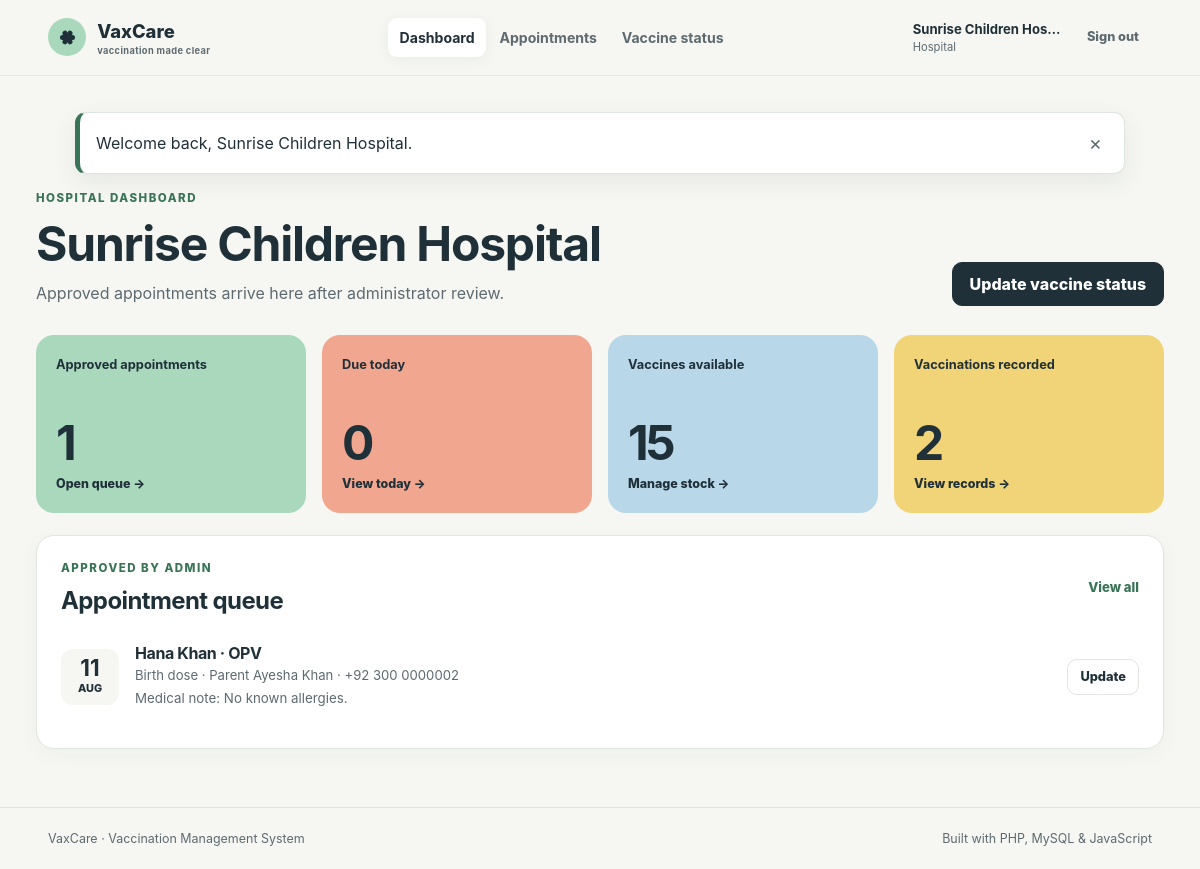
/index.php?route=hospital.dashboard (signed in), run on the app's committed database.
### tables this page shows
CREATE TABLE `hospitals` (
  `id` bigint(20) unsigned NOT NULL AUTO_INCREMENT,
  `user_id` bigint(20) unsigned NOT NULL,
  `address` varchar(255) NOT NULL,
  `city` varchar(100) NOT NULL,
  `location_details` varchar(255) DEFAULT NULL,
  `created_at` timestamp NOT NULL DEFAULT current_timestamp(),
  `updated_at` timestamp NOT NULL DEFAULT current_timestamp() ON UPDATE current_timestamp(),
  PRIMARY KEY (`id`),
  UNIQUE KEY `user_id` (`user_id`),
  KEY `idx_hospitals_city` (`city`),
  CONSTRAINT `fk_hospital_user` FOREIGN KEY (`user_id`) REFERENCES `users` (`id`) ON DELETE CASCADE
);

CREATE TABLE `users` (
  `id` bigint(20) unsigned NOT NULL AUTO_INCREMENT,
  `role` enum('admin','parent','hospital') NOT NULL,
  `name` varchar(100) NOT NULL,
  `email` varchar(190) NOT NULL,
  `password_hash` varchar(255) NOT NULL,
  `phone` varchar(30) DEFAULT NULL,
  `status` enum('active','inactive') NOT NULL DEFAULT 'active',
  `created_at` timestamp NOT NULL DEFAULT current_timestamp(),
  `updated_at` timestamp NOT NULL DEFAULT current_timestamp() ON UPDATE current_timestamp(),
  PRIMARY KEY (`id`),
  UNIQUE KEY `email` (`email`),
  KEY `idx_users_role_status` (`role`,`status`)
);

CREATE TABLE `appointments` (
  `id` bigint(20) unsigned NOT NULL AUTO_INCREMENT,
  `parent_id` bigint(20) unsigned NOT NULL,
  `child_id` bigint(20) unsigned NOT NULL,
  `hospital_id` bigint(20) unsigned NOT NULL,
  `vaccine_id` bigint(20) unsigned NOT NULL,
  `appointment_date` date NOT NULL,
  `appointment_time` time NOT NULL,
  `reason` varchar(300) DEFAULT NULL,
  `status` enum('pending','approved','rejected','completed','not_vaccinated') NOT NULL DEFAULT 'pending',
  `admin_notes` varchar(500) DEFAULT NULL,
  `hospital_notes` varchar(500) DEFAULT NULL,
  `approved_by` bigint(20) unsigned DEFAULT NULL,
  `approved_at` datetime DEFAULT NULL,
  `completed_at` datetime DEFAULT NULL,
  `created_at` timestamp NOT NULL DEFAULT current_timestamp(),
  `updated_at` timestamp NOT NULL DEFAULT current_timestamp() ON UPDATE current_timestamp(),
  PRIMARY KEY (`id`),
  KEY `fk_appointment_child` (`child_id`),
  KEY `fk_appointment_vaccine` (`vaccine_id`),
  KEY `fk_appointment_admin` (`approved_by`),
  KEY `idx_appointments_parent` (`parent_id`,`appointment_date`),
  KEY `idx_appointments_hospital` (`hospital_id`,`status`,`appointment_date`),
  KEY `idx_appointments_status_date` (`status`,`appointment_date`),
  CONSTRAINT `fk_appointment_admin` FOREIGN KEY (`approved_by`) REFERENCES `users` (`id`) ON DELETE SET NULL,
  CONSTRAINT `fk_appointment_child` FOREIGN KEY (`child_id`) REFERENCES `children` (`id`) ON DELETE CASCADE,
  CONSTRAINT `fk_appointment_hospital` FOREIGN KEY (`hospital_id`) REFERENCES `hospitals` (`id`),
  CONSTRAINT `fk_appointment_parent` FOREIGN KEY (`parent_id`) REFERENCES `users` (`id`) ON DELETE CASCADE,
  CONSTRAINT `fk_appointment_vaccine` FOREIGN KEY (`vaccine_id`) REFERENCES `vaccines` (`id`)
);

CREATE TABLE `children` (
  `id` bigint(20) unsigned NOT NULL AUTO_INCREMENT,
  `parent_id` bigint(20) unsigned NOT NULL,
  `name` varchar(100) NOT NULL,
  `date_of_birth` date NOT NULL,
  `gender` enum('female','male','other') NOT NULL,
  `blood_group` varchar(5) DEFAULT NULL,
  `medical_notes` varchar(500) DEFAULT NULL,
  `created_at` timestamp NOT NULL DEFAULT current_timestamp(),
  `updated_at` timestamp NOT NULL DEFAULT current_timestamp() ON UPDATE current_timestamp(),
  PRIMARY KEY (`id`),
  KEY `idx_children_parent` (`parent_id`),
  KEY `idx_children_birth` (`date_of_birth`),
  CONSTRAINT `fk_child_parent` FOREIGN KEY (`parent_id`) REFERENCES `users` (`id`) ON DELETE CASCADE
);

CREATE TABLE `vaccines` (
  `id` bigint(20) unsigned NOT NULL AUTO_INCREMENT,
  `name` varchar(100) NOT NULL,
  `disease` varchar(140) NOT NULL,
  `dose_label` varchar(60) NOT NULL,
  `recommended_age_months` smallint(5) unsigned NOT NULL,
  `description` varchar(500) DEFAULT NULL,
  `is_active` tinyint(1) NOT NULL DEFAULT 1,
  `created_at` timestamp NOT NULL DEFAULT current_timestamp(),
  PRIMARY KEY (`id`),
  UNIQUE KEY `uq_vaccine_schedule` (`name`,`dose_label`,`recommended_age_months`),
  KEY `idx_vaccine_age_active` (`recommended_age_months`,`is_active`)
);

### app/helpers.php (called while the page is built, shortened)
<?php
function e(mixed $value): string
{
    return htmlspecialchars((string) $value, ENT_QUOTES | ENT_SUBSTITUTE, 'UTF-8');
}
function url(string $route = 'home', array $query = []): string
{
    global $config;
    $query = array_merge(['route' => $route], $query);
    return ($config['base_url'] ?: 'index.php') . '?' . http_build_query($query);
}
function pull_flashes(): array
{
    $messages = $_SESSION['flash'] ?? [];
    return $messages;
}
function display_date(?string $date, string $format = 'd M Y'): string
{
    return (new DateTimeImmutable($date))->format($format);
}
function status_label(string $status): string
{
    return ucwords(str_replace('_', ' ', $status));
}
function render(string $view, array $data = []): never
{
    $viewFile = __DIR__ . '/views/' . $view . '.php';
    extract($data, EXTR_SKIP);
    $flashes = pull_flashes();
    require __DIR__ . '/views/layout/header.php';
    require $viewFile;
    require __DIR__ . '/views/layout/footer.php';
    exit;
}

### app/controllers/HospitalController.php (called while the page is built, shortened)
<?php
function hospital_profile(PDO $pdo, int $userId): array
{
    $statement = $pdo->prepare('SELECT h.*, u.name, u.email, u.phone FROM hospitals h JOIN users u ON u.id = h.user_id WHERE h.user_id = ?');
    $statement->execute([$userId]);
    $hospital = $statement->fetch();
    return $hospital;
}
function hospital_dashboard(PDO $pdo): never
{
    $user = require_role('hospital');
    $hospital = hospital_profile($pdo, (int) $user['id']);
    $statsStatement = $pdo->prepare(
        'SELECT
            (SELECT COUNT(*) FROM appointments WHERE hospital_id = ? AND status = "approved") approved_count,
            (SELECT COUNT(*) FROM appointments WHERE hospital_id = ? AND status = "approved" AND appointment_date = CURDATE()) today_count,
            (SELECT COUNT(*) FROM hospital_vaccines WHERE hospital_id = ? AND is_available = 1 AND stock_quantity > 0) available_count,
            (SELECT COUNT(*) FROM vaccination_records WHERE hospital_id = ?) completed_count'
    );
    $statsStatement->execute(array_fill(0, 4, $hospital['id']));
    $appointmentsStatement = $pdo->prepare(
        'SELECT a.*, c.name child_name, c.date_of_birth, c.medical_notes, p.name parent_name, p.phone parent_phone,
                v.name vaccine_name, v.dose_label
         FROM appointments a JOIN children c ON c.id = a.child_id JOIN users p ON p.id = a.parent_id
         JOIN vaccines v ON v.id = a.vaccine_id
         WHERE a.hospital_id = ? AND a.status = "approved"
         ORDER BY a.appointment_date, a.appointment_time LIMIT 8'
    );
    $appointmentsStatement->execute([$hospital['id']]);
    render('hospital/dashboard', [
        'title' => 'Hospital dashboard', 'hospital' => $hospital,
        'stats' => $statsStatement->fetch(), 'appointments' => $appointmentsStatement->fetchAll(),
    ]);
}

### public/index.php (called while the page is built, shortened)
<?php
require_once dirname(__DIR__) . '/app/bootstrap.php';
require_once dirname(__DIR__) . '/app/controllers/AdminController.php';
require_once dirname(__DIR__) . '/app/controllers/HospitalController.php';
$route = (string) ($_GET['route'] ?? 'home');
$routes = [
    'home' => 'auth_home',
    'login' => 'auth_login',
    'register.parent' => 'auth_register_parent',
    'register.hospital' => 'auth_register_hospital',
    'logout' => 'auth_logout',
    'admin.dashboard' => 'admin_dashboard',
    'admin.children' => 'admin_children',
    'admin.requests' => 'admin_requests',
    'admin.request.update' => 'admin_request_update',
    'admin.hospitals' => 'admin_hospitals',
    'admin.hospital.save' => 'admin_hospital_save',
    'admin.hospital.delete' => 'admin_hospital_delete',
    'admin.vaccines' => 'admin_vaccines',
    'admin.bookings' => 'admin_bookings',
    'admin.reports' => 'admin_reports',
    'parent.dashboard' => 'parent_dashboard',
    'parent.children' => 'parent_children',
    'parent.child.save' => 'parent_child_save',
    'parent.child.delete' => 'parent_child_delete',
    'parent.hospitals' => 'parent_hospitals',
    'parent.booking.create' => 'parent_booking_create',
    'parent.bookings' => 'parent_bookings',
    'parent.report' => 'parent_report',
    'parent.profile' => 'parent_profile',
    'hospital.dashboard' => 'hospital_dashboard',
    'hospital.inventory' => 'hospital_inventory',
    'hospital.inventory.update' => 'hospital_inventory_update',
    'hospital.appointments' => 'hospital_appointments',
    'hospital.appointment.update' => 'hospital_appointment_update',
];
$routes[$route]($pdo);

### app/auth.php (called while the page is built, shortened)
<?php
function current_user(): ?array
{
    return $_SESSION['user'] ?? null;
}
function require_login(): array
{
    $user = current_user();
    return $user;
}
function require_role(string ...$roles): array
{
    $user = require_login();
    return $user;
}
function dashboard_route(string $role): string
{
    return match ($role) {
        'admin' => 'admin.dashboard',
        'parent' => 'parent.dashboard',
        'hospital' => 'hospital.dashboard',
        default => 'home',
    };
}

### app/config.php (called while the page is built, shortened)
<?php
return [
    'app_name' => 'VaxCare',
    'base_url' => rtrim((string) (getenv('APP_URL') ?: ''), '/'),
    'timezone' => (string) (getenv('APP_TIMEZONE') ?: 'Asia/Karachi'),
    'db' => [
        'host' => (string) (getenv('DB_HOST') ?: '127.0.0.1'),
        'port' => (int) (getenv('DB_PORT') ?: 3306),
        'name' => (string) (getenv('DB_DATABASE') ?: 'vaccination_management'),
        'user' => (string) (getenv('DB_USERNAME') ?: 'root'),
        'pass' => (string) (getenv('DB_PASSWORD') ?: ''),
        'charset' => 'utf8mb4',
    ],
];

### app/bootstrap.php (called while the page is built, shortened)
<?php
$config = require __DIR__ . '/config.php';
date_default_timezone_set($config['timezone']);
require_once __DIR__ . '/helpers.php';
require_once __DIR__ . '/auth.php';

### app/views/hospital/dashboard.php (the view)
<div class="page-heading"><div><span class="eyebrow">Hospital dashboard</span><h1><?= e($hospital['name']) ?></h1><p>Approved appointments arrive here after administrator review.</p></div><a class="button" href="<?= e(url('hospital.inventory')) ?>">Update vaccine status</a></div>
<section class="stat-grid"><article class="stat-card mint"><span>Approved appointments</span><strong><?= (int) $stats['approved_count'] ?></strong><a href="<?= e(url('hospital.appointments')) ?>">Open queue →</a></article><article class="stat-card coral"><span>Due today</span><strong><?= (int) $stats['today_count'] ?></strong><a href="<?= e(url('hospital.appointments')) ?>">View today →</a></article><article class="stat-card blue"><span>Vaccines available</span><strong><?= (int) $stats['available_count'] ?></strong><a href="<?= e(url('hospital.inventory')) ?>">Manage stock →</a></article><article class="stat-card yellow"><span>Vaccinations recorded</span><strong><?= (int) $stats['completed_count'] ?></strong><a href="<?= e(url('hospital.appointments', ['status' => 'completed'])) ?>">View records →</a></article></section>
<section class="panel"><div class="panel-heading"><div><span class="eyebrow">Approved by admin</span><h2>Appointment queue</h2></div><a href="<?= e(url('hospital.appointments')) ?>">View all</a></div><?php if (!$appointments): ?><div class="empty-inline"><p>No approved appointments are waiting.</p></div><?php else: ?><div class="timeline-list"><?php foreach ($appointments as $appointment): ?><article><time datetime="<?= e($appointment['appointment_date']) ?>"><strong><?= e(display_date($appointment['appointment_date'], 'd')) ?></strong><span><?= e(display_date($appointment['appointment_date'], 'M')) ?></span></time><div><h3><?= e($appointment['child_name']) ?> · <?= e($appointment['vaccine_name']) ?></h3><p><?= e($appointment['dose_label']) ?> · Parent <?= e($appointment['parent_name']) ?><?= $appointment['parent_phone'] ? ' · ' . e($appointment['parent_phone']) : '' ?></p><?php if ($appointment['medical_notes']): ?><small>Medical note: <?= e($appointment['medical_notes']) ?></small><?php endif; ?></div><a class="button button-small button-secondary" href="<?= e(url('hospital.appointments')) ?>">Update</a></article><?php endforeach; ?></div><?php endif; ?></section>

### app/views/layout/header.php (shortened to what this page needs)
<?php
$user = current_user();
$role = $user['role'] ?? null;
$nav = match ($role) {
    'admin' => [
        'admin.dashboard' => 'Overview', 'admin.children' => 'Children',
        'admin.requests' => 'Requests', 'admin.hospitals' => 'Hospitals',
        'admin.vaccines' => 'Vaccines', 'admin.bookings' => 'Bookings',
        'admin.reports' => 'Reports',
    ],
    'parent' => [
        'parent.dashboard' => 'Dashboard', 'parent.children' => 'My children',
        'parent.hospitals' => 'Book hospital', 'parent.bookings' => 'My bookings',
        'parent.report' => 'Vaccination report', 'parent.profile' => 'My profile',
    ],
    'hospital' => [
        'hospital.dashboard' => 'Dashboard', 'hospital.appointments' => 'Appointments',
        'hospital.inventory' => 'Vaccine status',
    ],
    default => [],
};
$activeRoute = (string) ($_GET['route'] ?? 'home');
?>
<!doctype html>
<html lang="en">
<head>
    <link rel="stylesheet" href="assets/css/app.css">
</head>
<body class="role-<?= e($role ?? 'guest') ?>">
<header class="site-header">
    <a class="brand" href="<?= e(url($user ? dashboard_route($role) : 'home')) ?>" aria-label="VaxCare home">
        <span class="brand-mark" aria-hidden="true"><span></span><span></span><span></span></span>
        <span>VaxCare<small>vaccination made clear</small></span>
    </a>
    <?php if ($user): ?>
        <nav id="primary-nav" class="primary-nav" aria-label="Primary navigation">
            <?php foreach ($nav as $navRoute => $label): ?>
                <a href="<?= e(url($navRoute)) ?>" <?= $activeRoute === $navRoute ? 'aria-current="page"' : '' ?>><?= e($label) ?></a>
            <?php endforeach; ?>
        </nav>
        <div class="account-chip">
            <span><strong><?= e($user['name']) ?></strong><small><?= e(status_label($role)) ?></small></span>
            <form method="post" action="<?= e(url('logout')) ?>">
                <button class="button button-quiet button-small" type="submit">Sign out</button>
            </form>
        </div>
    <?php endif; ?>
</header>
<?php if ($user): ?><div class="app-frame"><?php endif; ?>
<main id="main-content" class="<?= $user ? 'app-main' : 'public-main' ?>">
    <?php foreach ($flashes as $flash): ?>
        <div class="toast toast-<?= e($flash['type']) ?>" role="status">
            <span><?= e($flash['message']) ?></span>
            <button type="button" aria-label="Dismiss message">×</button>
        </div>
    <?php endforeach; ?>

### data on the page
hospitals: user.name "Sunrise Children Hos…", user.name "Sunrise Children Hospital"
appointments: appointment_date "11", appointment_date "AUG", child.name "Hana Khan", vaccine.name "OPV", vaccine.dose_label "Birth dose", parent.name "Ayesha Khan", parent.phone "+92 300 0000002", child.medical_notes "No known allergies."

### other printed values
$label "Dashboard"
$label "Appointments"
$label "Vaccine status"
status_label($role) "Hospital"
$flash['message'] "Welcome back, Sunrise Children Hospital."
$stats['approved_count'] "1"
$stats['today_count'] "0"
$stats['available_count'] "15"
$stats['completed_count'] "2"
